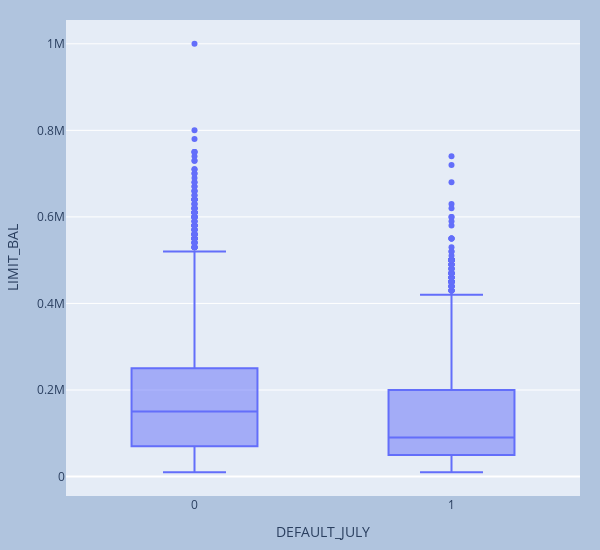

Source (notebook cell):
### Markdown cell above
## BOX PLOT - Plot the distribution of `LIMIT_BAL` per defaulters and non-defaulters. Comment the results.

### Code cell
fig = px.box(data, x="DEFAULT_JULY", y="LIMIT_BAL", height=550, width=600)
fig.update_layout(
    margin=dict(l=20, r=20, t=20, b=20),
    paper_bgcolor="LightSteelBlue",
)
fig.show()

### Figure 1 — Plotly figure (JSON) as saved in the notebook; plotly's stock layout.template omitted (floating-point values rounded to 4 significant figures; data arrays with more than 128 entries replaced by an {"elided": "..."} marker saying what was removed)
{"data": [{"alignmentgroup": "True", "hovertemplate": "DEFAULT_JULY=%{x}<br>LIMIT_BAL=%{y}<extra></extra>", "legendgroup": "", "marker": {"color": "#636efa"}, "name": "", "notched": false, "offsetgroup": "", "orientation": "v", "showlegend": false, "type": "box", "x": {"elided": "20000 int values"}, "x0": " ", "xaxis": "x", "y": {"elided": "20000 int values"}, "y0": " ", "yaxis": "y"}], "layout": {"boxmode": "group", "height": 550, "legend": {"tracegroupgap": 0}, "margin": {"b": 20, "l": 20, "r": 20, "t": 20}, "paper_bgcolor": "LightSteelBlue", "width": 600, "xaxis": {"anchor": "y", "autorange": true, "domain": [0, 1], "range": [-0.5, 1.5], "title": {"text": "DEFAULT_JULY"}, "type": "linear"}, "yaxis": {"anchor": "x", "autorange": true, "domain": [0, 1], "range": [-45000.0, 1055000], "title": {"text": "LIMIT_BAL"}, "type": "linear"}}}
